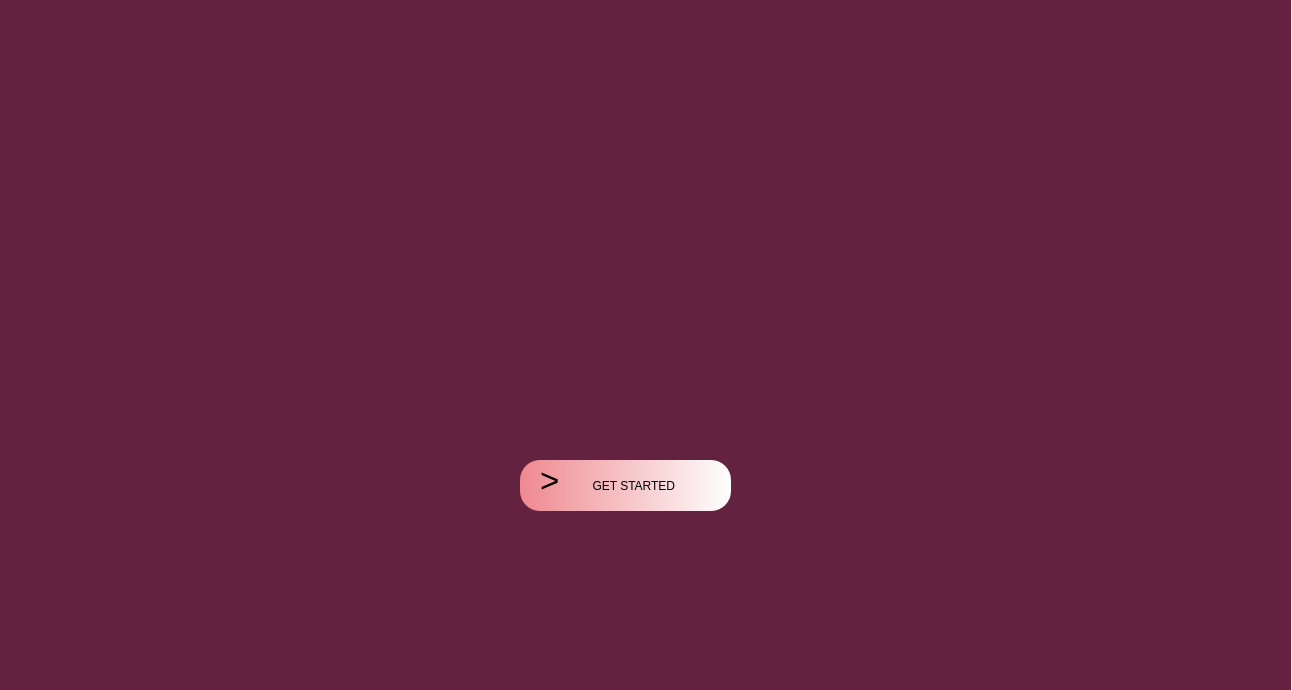
<?xml version="1.0" encoding="UTF-8"?>
<ui version="4.0">
 <class>MainWindow</class>
 <widget class="QMainWindow" name="MainWindow">
  <property name="geometry">
   <rect>
    <x>0</x>
    <y>0</y>
    <width>1292</width>
    <height>690</height>
   </rect>
  </property>
  <property name="windowTitle">
   <string>MainWindow</string>
  </property>
  <widget class="QWidget" name="centralwidget">
   <widget class="QLabel" name="label_2">
    <property name="geometry">
     <rect>
      <x>330</x>
      <y>110</y>
      <width>591</width>
      <height>291</height>
     </rect>
    </property>
    <property name="sizePolicy">
     <sizepolicy hsizetype="Expanding" vsizetype="Expanding">
      <horstretch>0</horstretch>
      <verstretch>0</verstretch>
     </sizepolicy>
    </property>
    <property name="styleSheet">
     <string notr="true">color: rgb(85, 255, 255);</string>
    </property>
    <property name="text">
     <string/>
    </property>
    <property name="pixmap">
     <pixmap>../../quizzard-high-resolution-logo-black-transparent.png</pixmap>
    </property>
    <property name="scaledContents">
     <bool>true</bool>
    </property>
   </widget>
   <widget class="QLabel" name="label">
    <property name="geometry">
     <rect>
      <x>0</x>
      <y>0</y>
      <width>1291</width>
      <height>691</height>
     </rect>
    </property>
    <property name="styleSheet">
     <string notr="true">background-color:rgb(99,34,64);</string>
    </property>
    <property name="text">
     <string/>
    </property>
    <property name="pixmap">
     <pixmap>../../244.jpg</pixmap>
    </property>
    <property name="scaledContents">
     <bool>true</bool>
    </property>
   </widget>
   <widget class="QPushButton" name="pushButton">
    <property name="geometry">
     <rect>
      <x>520</x>
      <y>460</y>
      <width>211</width>
      <height>51</height>
     </rect>
    </property>
    <property name="styleSheet">
     <string notr="true">QPushButton{
background-color: rgb(252, 196, 255);
background-color: qlineargradient(spread:pad, x1:0, y1:0, x2:1, y2:0, stop:0 rgba(238, 137, 143, 255), stop:1 rgba(255, 255, 255, 255));
	
	font: 63 17pt &quot;Segoe UI Variable Display Semib&quot;;
border-radius:20px;

}
QPushButton:pressed{
background-color: rgb(188, 188, 188);
}
</string>
    </property>
    <property name="text">
     <string>     GET STARTED</string>
    </property>
   </widget>
   <widget class="QLabel" name="label_3">
    <property name="geometry">
     <rect>
      <x>540</x>
      <y>470</y>
      <width>21</width>
      <height>21</height>
     </rect>
    </property>
    <property name="font">
     <font>
      <pointsize>25</pointsize>
     </font>
    </property>
    <property name="text">
     <string>&gt;</string>
    </property>
   </widget>
   <zorder>label</zorder>
   <zorder>pushButton</zorder>
   <zorder>label_3</zorder>
   <zorder>label_2</zorder>
  </widget>
 </widget>
 <resources/>
 <connections/>
</ui>
